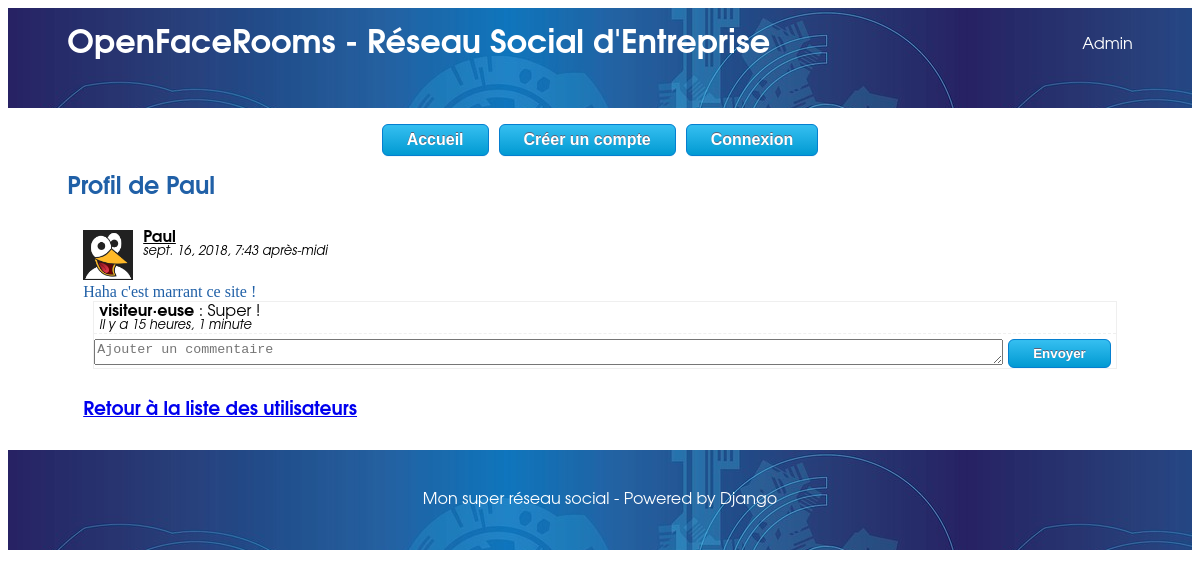
/utilisateur/1, run on an earlier commit of the app's database.
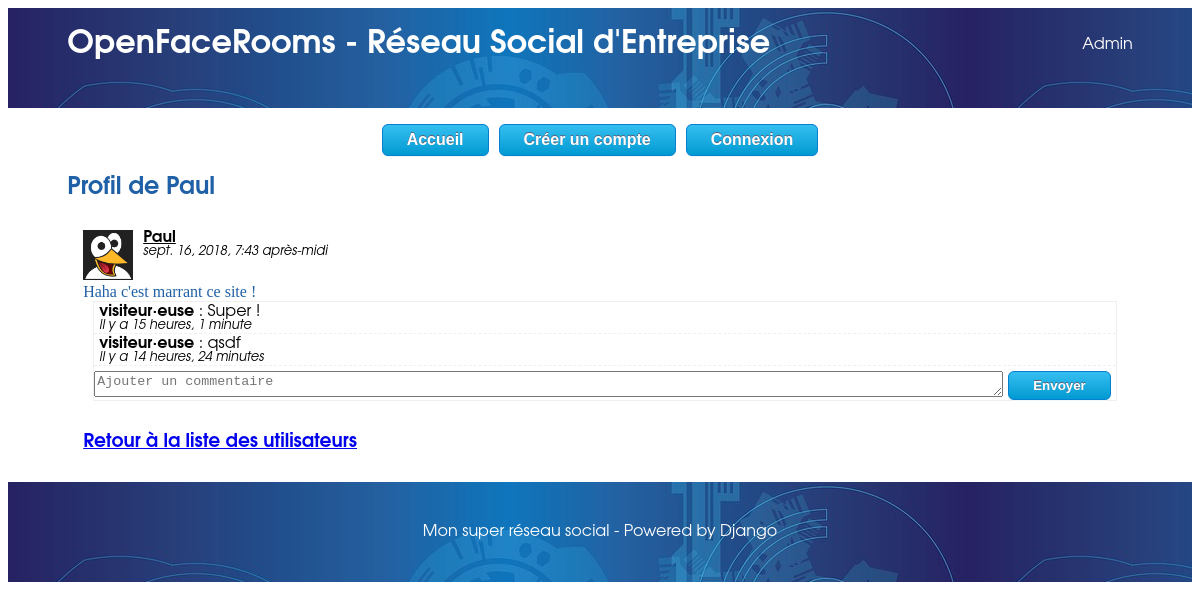
And on a later commit of the database.
### social/models.py (models this page shows, shortened)
class Statut(models.Model):
    texte = models.TextField()
    date = models.DateTimeField(verbose_name="Date de parution",
                                auto_now_add=True, auto_now=False)
    auteur = models.ForeignKey(Profil,
        on_delete=models.CASCADE,
        related_name = "auteur")

class Profil(models.Model):
    user = models.OneToOneField(User, on_delete=models.CASCADE)
    avatar = models.ImageField(null=True, blank=True, upload_to="avatars/")
    statut = models.CharField(max_length=50, blank=True)

class Commentaire(models.Model):
    texte = models.TextField()
    date = models.DateTimeField(verbose_name="Date de parution",
                                auto_now_add=True, auto_now=False)
    auteur = models.ForeignKey(Profil,
        on_delete=models.CASCADE,
        related_name = "commentateur")
    statut = models.ForeignKey('Statut', on_delete=models.CASCADE, related_name = "commentaire")

### social/views.py (the view)
# urls.py: re_path(r'^utilisateur/(?P<profile_id>\d+)$', views.profile, name="social_profile"),
def profile(request, profile_id):
    if request.method == "POST" and "nouveau_commentaire" in request.POST:
        comment_form = CommentForm(request.POST)
        if comment_form.is_valid():
            texte = comment_form.cleaned_data['texte']
            statut_id = comment_form.cleaned_data['statut_id']
            statut = Statut.objects.get(id=statut_id)
            try:
                auteur = Profil.objects.get(user=request.user)
            except(ObjectDoesNotExist, TypeError): #typeerror si anonymous user ==> voir meilleur moyen de le tester
                visiteur = User.objects.get_or_create(username="visiteur·euse")[0]
                auteur = Profil.objects.get_or_create(user=visiteur, statut="Non cadre")[0]
            commentaire = Commentaire(texte=texte, auteur=auteur, statut=statut)
            commentaire.save()
            comment_form = CommentForm()
    else:
        comment_form = CommentForm()
    if request.method == "POST" and "nouveau_statut" in request.POST:
        message_form = NewStatutForm(request.POST)
        if message_form.is_valid():
            texte = message_form.cleaned_data['texte']
            active_user = request.user
            auteur = Profil.objects.get(user=active_user)
            if auteur.id == int(profile_id): #on vérifie si il poste sur son propre mur ou celui d'un autre
                statut = Statut(texte=texte, auteur=auteur)
                statut.save()
            else:
                destinataire = Profil.objects.get(id=profile_id)
                message = Message(texte=texte, auteur=auteur, destinataire=destinataire)
                message.save()
            message_form = NewStatutForm()
    else:
        message_form = NewStatutForm()
    statuts = Statut.objects.filter(
            (Q(auteur_id = profile_id) & Q(message__destinataire_id = None) ) #Statut posté par l'utilisateur sur son propre mur
            | Q(message__destinataire_id = profile_id) #Statuts postés par d'autres utilisateurs son sur mur
        ).order_by('-date')
    username = Profil.objects.get(id=profile_id).user.username
    avatar = Profil.objects.get(id=profile_id).avatar
    return render(request, 'social/profile.html', locals())

### social/forms.py
class CommentForm(forms.Form):
    texte = forms.CharField(
        label='',
        max_length=1000,
        widget=forms.Textarea(attrs={'min-width':"100%", 'rows': "1", 'placeholder':'Ajouter un commentaire'}))
    statut_id = forms.CharField(widget=forms.HiddenInput())

class NewStatutForm(forms.Form):
    texte = forms.CharField(
        label='',
        max_length=1000,
        widget=forms.Textarea(attrs={'min-width':"100%", 'rows': "1", 'placeholder':'Des choses intéressantes à dire ? '}))

### social/templates/social/profile.html (shortened to what this page needs)
{% extends "base.html" %}
{% block content %}
    {% load static %}
    <h2>Profil de {{ username }} </h2>
    {% if statuts %}
        <section>
        {% for statut in statuts %}
            <div class="statut">
                <div class="ligne_avatar">
                    <p class="avatar">
                        {% if not statut.auteur.avatar %}
                            <img src="{% static 'img/user_neutral.png' %}" alt="avatar utilisateur" width="50px">
                        {% else %}
                            <img src="{{ statut.auteur.avatar.url }}" alt="avatar utilisateur" width="50px">
                        {% endif %}
                    </p>
                    <div class="info_statut">
                        <p>
                            <span class="auteur">{{ statut.auteur.user.username }}</span>
                        </p>
                        <p class= "dateheure">
                            {{ statut.date }}
                        </p>
                    </div>
                </div>
                <p class="texte_statut"> {{statut.texte }}</p>
                <div class="zone_commentaires">
                    {% for commentaire in statut.commentaire.all %}
                        <div class = "commentaire">
                            <p><span class="commentateur">{{ commentaire.auteur.user.username }}</span> : {{ commentaire.texte }}</p>
                            <p class="dateheure">Il y a {{ commentaire.date|timesince }}</p>
                        </div>
                    {%endfor %}
                    <form action="" method="post" class="form-inline">
                        {{ comment_form }}
                        <input type="submit" value="Envoyer" name="nouveau_commentaire" class="myButton"/>
                    </form>
                </div>
            </div>
        {% endfor %}
        </section>
    {% else %}
        <section>
            <p>Le mur de cet utilisateur est vide !</p>
        </section>
    {% endif %}
    <section>
        <h3><a href="{% url 'social_utilisateurs' %}">Retour à la liste des utilisateurs</a></h3>
    </section>
{% endblock %}

What changed in the data, as far as the page shows it:
added Commentaire: auteur.user.username "visiteur·euse", texte "qsdf", date "14 heures, 24 minutes"
